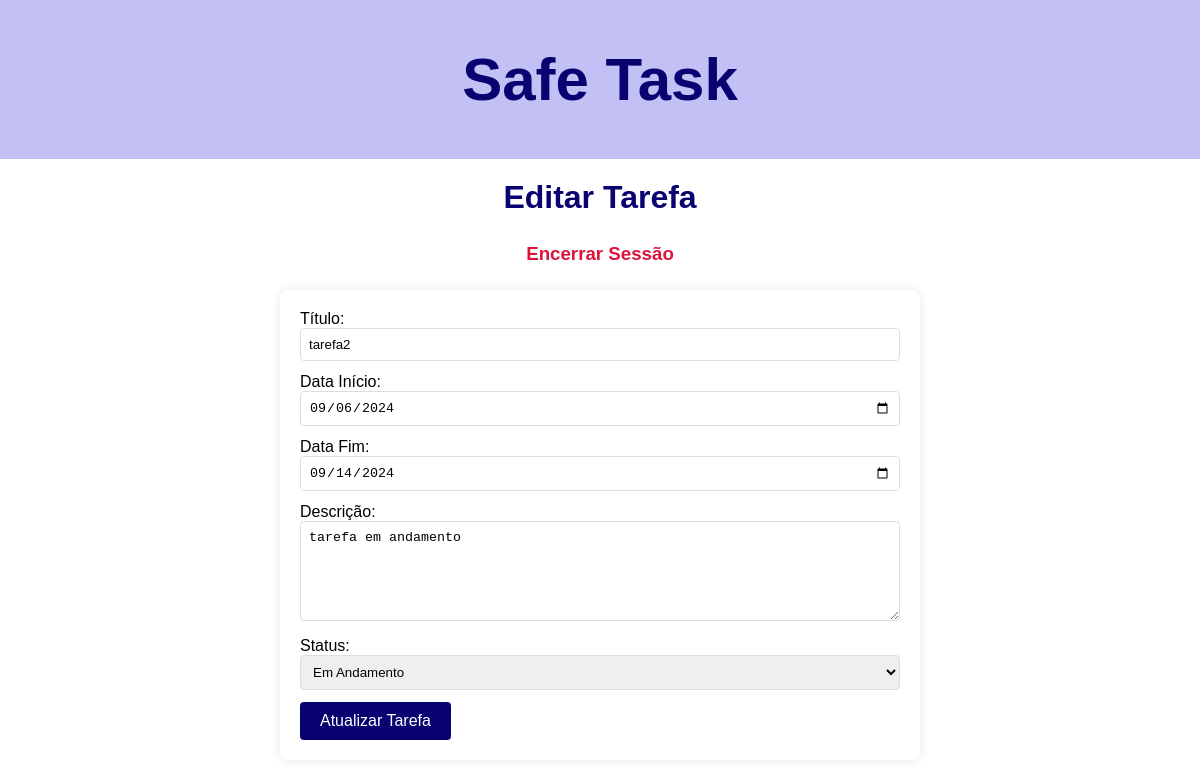
/editar_tarefa/3, run on the app's committed database.
### models.py (models this page shows)
class Tarefa(db.Model):
    __tablename__ = 'tarefas'
    id = db.Column(db.Integer, primary_key=True, autoincrement=True)
    titulo = db.Column(db.String(150), nullable=False)
    data_inicio = db.Column(db.Date, nullable=False)
    data_fim = db.Column(db.Date, nullable=False)
    descricao = db.Column(db.Text, nullable=False)
    status = db.Column(db.String(20), nullable=False)
    usuario_id = db.Column(db.Integer, db.ForeignKey('usuarios.id'), nullable=False)

### app.py (the view, shortened to what this page needs)
@app.route('/editar_tarefa/<int:tarefa_id>', methods=['GET', 'POST'])
def editar_tarefa(tarefa_id):
    tarefa = db.session.query(Tarefa).filter_by(id=tarefa_id).first()
    if request.method == 'GET':
       return render_template('editar_tarefa.html', tarefa=tarefa)

### templates/editar_tarefa.html (shortened to what this page needs)
<!DOCTYPE html>
<html lang="pt-br">
<head>
    <link rel="stylesheet" href="{{ url_for('static', filename='style_editar.css') }}">
</head>
<header>
    <div class="namepagina">
        <h1>Safe Task</h1>
    </div>
</header>
<body>
    <h1 class="editar_tarefa">Editar Tarefa</h1>
    <h3 class="logout-container"><a href="/" class="logout"> Encerrar Sessão</a></h3>
    <form action="/editar_tarefa/{{ tarefa.id }}" method="POST">
        <label for="titulo">Título:</label>
        <input type="text" name="titulo" id="titulo" value="{{ tarefa.titulo }}" required><br>
        <label for="data_inicio">Data Início:</label>
        <input type="date" name="data_inicio" id="data_inicio" value="{{ tarefa.data_inicio }}" required><br>
        <label for="data_fim">Data Fim:</label>
        <input type="date" name="data_fim" id="data_fim" value="{{ tarefa.data_fim }}" required><br>
        <label for="descricao">Descrição:</label>
        <textarea name="descricao" id="descricao" required>{{ tarefa.descricao }}</textarea><br>
        <label for="status">Status:</label>
        <select name="status" id="status" required>
            <option value="em andamento" {% if tarefa.status == 'em andamento' %}selected{% endif %}>Em Andamento</option>
        </select><br>
        <button type="submit">Atualizar Tarefa</button>
    </form>
</body>
</html>

### static/style_editar.css (style rules this page uses)
body { margin: 0; padding: 0; height: 100%; font-family: Arial, Helvetica, sans-serif; }
.logout-container { display: flex; justify-content: center; align-items: center; margin: 10px 0; }
.logout { color: crimson; text-decoration: none; padding: 5px; border: none; font-weight: bold; }
.namepagina { color: #080370; background-color: #c3c0f6; padding: 5px; text-align: center; font-family: Arial, Helvetica, sans-serif; font-size: 30px; }
.editar_tarefa { color: #080370; text-align: center; margin-top: 20px; }
form { max-width: 600px; margin: 20px auto; padding: 20px; border-radius: 8px; box-shadow: 0 0 10px rgba(0, 0, 0, 0.1); }
input[type="text"], input[type="date"], textarea, select { width: 100%; padding: 8px; margin-bottom: 12px; border: 1px solid #ddd; border-radius: 4px; box-sizing: border-box; }
textarea { resize: vertical; min-height: 100px; }
button[type="submit"] { background-color: #080370; color: #ffffff; border: none; padding: 10px 20px; font-size: 16px; border-radius: 4px; cursor: pointer; }

### data on the page
Tarefa: titulo "tarefa2", data_inicio "09/06/2024", data_fim "09/14/2024", descricao "tarefa em andamento", status "Em Andamento"
